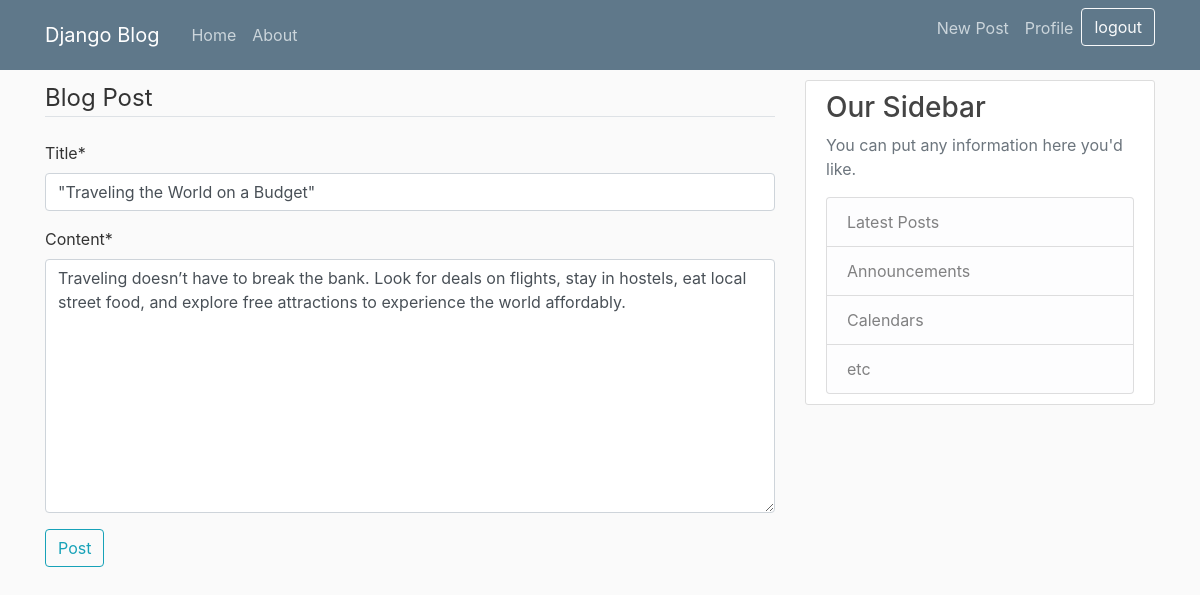
The page /post/15/update/ (signed in) on the database its author committed.
### blog/models.py (models this page shows, shortened)
class Post(models.Model):
    title = models.CharField(max_length=100)
    content = models.TextField() # write unrestricted text lines....
    date_posted = models.DateTimeField(default=timezone.now)
    author = models.ForeignKey( User, on_delete=models.CASCADE ) # if user is deleted the post is also deleted

### blog/views.py (the view, shortened to what this page needs)
# urls.py: path('post/<int:pk>/update/', PostUpdateView.as_view() , name='post-update'),
class PostUpdateView(LoginRequiredMixin, UserPassesTestMixin, UpdateView):
    model = Post
    fields = ['title' , 'content']
    def test_func(self): # yh function dusro ki post update ni krny de ga
        post = self.get_object()
        if self.request.user == post.author: # also make sure that the post has the author of current loggedIn user
            return True
        return False

### blog/templates/blog/post_form.html (shortened to what this page needs)
{% extends "blog/base.html" %}
{% load crispy_forms_tags %}
{% block content %}
<div class="content_section">
    <form method="POST">
        <fieldset class='form_group'>
            <legend class="border-bottom mb-4"> Blog Post </legend>
            {{ form|crispy }}
        </fieldset>
        <div class="form_group">
            <button class="btn btn-outline-info" type="submit"> Post </button>
        </div>
    </form>
</div>
{% endblock content %}

### blog/static/blog/main.css (style rules this page uses)
body { background: #fafafa; color: #333333; margin-top: 5rem; }

### rows shown on the page
Post: title "\"Traveling the World on a Budget\"", content "Traveling doesn’t have to break the bank. Look for deals on flights, stay in hostels, eat local street food, and explore free attractions to experience the world affordably."
